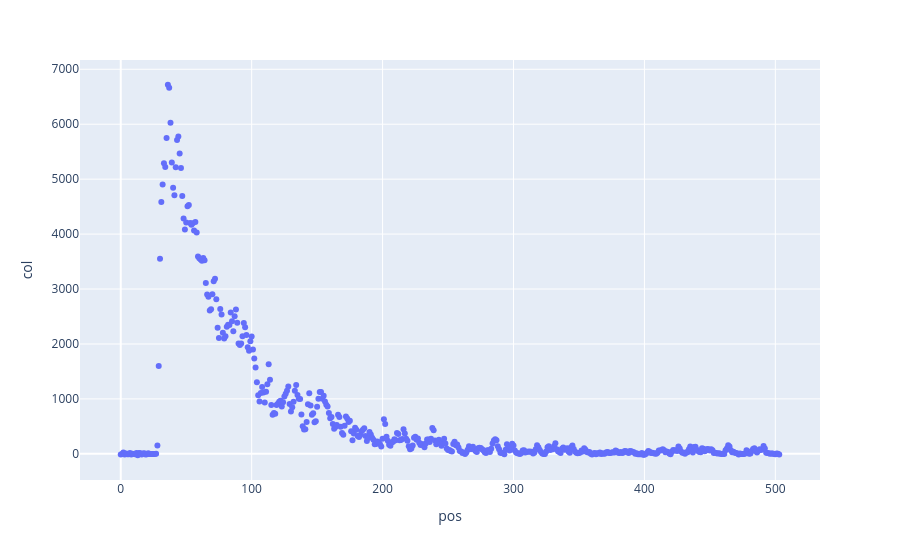

This figure's notebook cell:
### Markdown cell above
### イベントごとに結果を見る
"event_id==0"を選択し、波形をプロットするためにexplodeする。
- posexplode(): アレイの含まれた列を要素("col")とそのインデックス("pos")に分けて行に展開する。
- plot.scatter(): データフレームに対して散布図をプロットするSpark 4.0.0以降の機能

### Code cell
evt0 = df2.filter("event_id==0").select("event_id", F.posexplode("waveform"))
evt0.show(5)
fig = evt0.plot.scatter(x="pos", y="col")
fig.show()

### Figure 1 — Plotly figure (JSON) as saved in the notebook; plotly's stock layout.template omitted (floating-point values rounded to 4 significant figures; data arrays with more than 128 entries replaced by an {"elided": "..."} marker saying what was removed)
{"data": [{"hovertemplate": "pos=%{x}<br>col=%{y}<extra></extra>", "legendgroup": "", "marker": {"color": "#636efa", "symbol": "circle"}, "mode": "markers", "name": "", "orientation": "v", "showlegend": false, "type": "scatter", "x": {"elided": "504 int values"}, "xaxis": "x", "y": {"elided": "504 float values"}, "yaxis": "y"}], "layout": {"legend": {"tracegroupgap": 0}, "margin": {"t": 60}, "xaxis": {"anchor": "y", "domain": [0, 1], "title": {"text": "pos"}}, "yaxis": {"anchor": "x", "domain": [0, 1], "title": {"text": "col"}}}}
